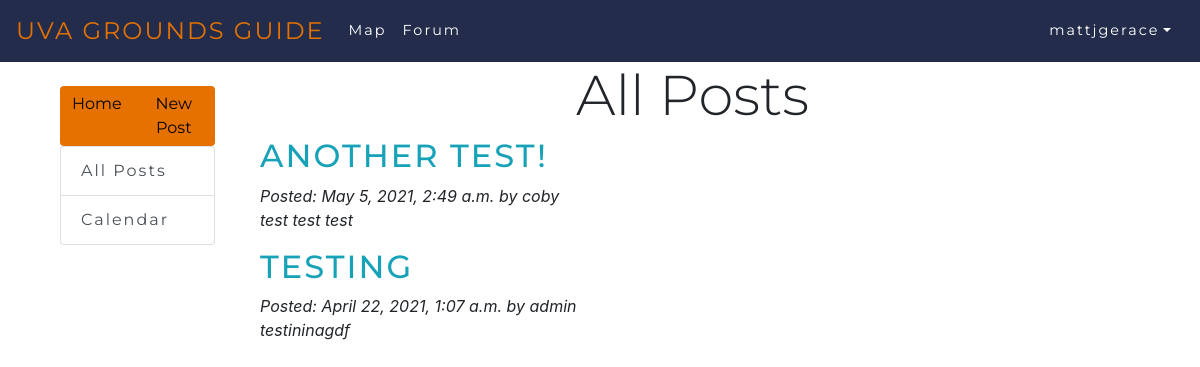
Page /forum/posts/ (signed in) on the committed database.
### forum/models.py (models this page shows, shortened)
class Post(models.Model):
    title = models.CharField(max_length=200)
    detail = models.TextField()
    author = models.ForeignKey(User,on_delete=models.CASCADE,default=None,null=True)
    pub_date = models.DateTimeField(auto_now_add=True)

### forum/views.py (the view)
# urls.py: path('posts/', views.PostView.as_view(), name='posts'),
class PostView(generic.ListView):
    model = Post
    template_name = 'forum/posts.html'
    context_object_name = 'all_posts'
    def get_queryset(self):
        return Post.objects.order_by('-pub_date')

### forum/templates/forum/posts.html
{% extends "forum/base.html" %}
{% load socialaccount %}
{% load static %}
{% block body %}
<center>
    <h1 class=display-4>All Posts</h1>
</center>
{% if all_posts %}
{% for post in all_posts %}
<div class="container">
    <h2><a href="/forum/{{ post.id }}/">{{ post.title }}</a></h2>
    <p style='font-style: italic;'>Posted: {{post.pub_date}} by {{post.author}}
        <br>{{post.detail|truncatewords:"200"}}</p>
</div>
{% endfor %}
{% else %}
    <p>No posts are available.</p>
{% endif %}
{% endblock %}

### map/templates/map/base.html (shortened to what this page needs)
{% load static %}
{% load socialaccount %}
<!doctype html>
<html lang="en">
  <head>
    <link rel="stylesheet" href="https://cdn.jsdelivr.net/npm/bootstrap@4.6.0/dist/css/bootstrap.min.css">
    <link rel="stylesheet" type="text/css" href="{% static 'maps/nav-style.css' %}">
    <link rel="stylesheet" type="text/css" href="{% static 'forum/style.css' %}">
  </head>
  <body>
    <nav class="navbar navbar-expand-lg navbar-custom">
      <a class="navbar-brand" href="/">UVA Grounds Guide</a>
      {% if user.is_authenticated %}
      <div class="collapse navbar-collapse">
        <ul class="navbar-nav mr-auto">
          <li class="nav-item"><a class="nav-link" href="/map/">Map</a></li>
          <li class="nav-item"><a class="nav-link" href="/forum/">Forum</a></li>
        </ul>
      </div>
      {% endif %}
      <div class="collapse navbar-collapse justify-content-end">
        <ul class="navbar-nav ml-auto justify-content-end">
          {% if user.is_authenticated %}
          <li class="nav-item dropdown">
            <a href="#" class="nav-link dropdown-toggle" id="navbarDropdownMenuLink" data-toggle="dropdown" aria-haspopup="true" aria-expanded="false">{{user.username}}</a>
            </div>
          {% else %}
          <li class="nav-item"><button class="btn btn-light" type="button"><a href="{% provider_login_url 'google' %}">Sign in</button></a></li>
          {% endif %}
    </nav>
    <div class="container">
      <div id="content", name="content", class="main">
          <div class="container">
              <div class="row justify-content-center">
                  {% block content %}
                  {% endblock %}
              </div>
          </div>
      </div>
    </div>
  </body>
</html>

### map/static/maps/nav-style.css (style rules this page uses)
.navbar-custom { background-color: #232D4B; font-family: Montserrat !important; }
.navbar-custom .navbar-brand, .navbar-custom .navbar-text { color: #E57200; text-transform: uppercase; font-size: 1.5rem; }
.navbar a { color: white; letter-spacing: 2px; font-size: .9rem; }
ul { height: 100%; padding: 0px 5px 0px 20px; }
a { color: #17a2b8; }

### forum/static/forum/style.css (style rules this page uses)
h1 { font-family: Montserrat; }
h2 { font-family: Montserrat; text-transform: uppercase; letter-spacing: 2px; }

### rows in the picture
Post: title "ANOTHER TEST!", pub_date "May 5, 2021, 2:49 a.m.", author "coby", detail "test test test"
Post: title "TESTING", pub_date "April 22, 2021, 1:07 a.m.", author "admin", detail "testininagdf"

### other values in the picture
{{ user.username }} "mattjgerace"
